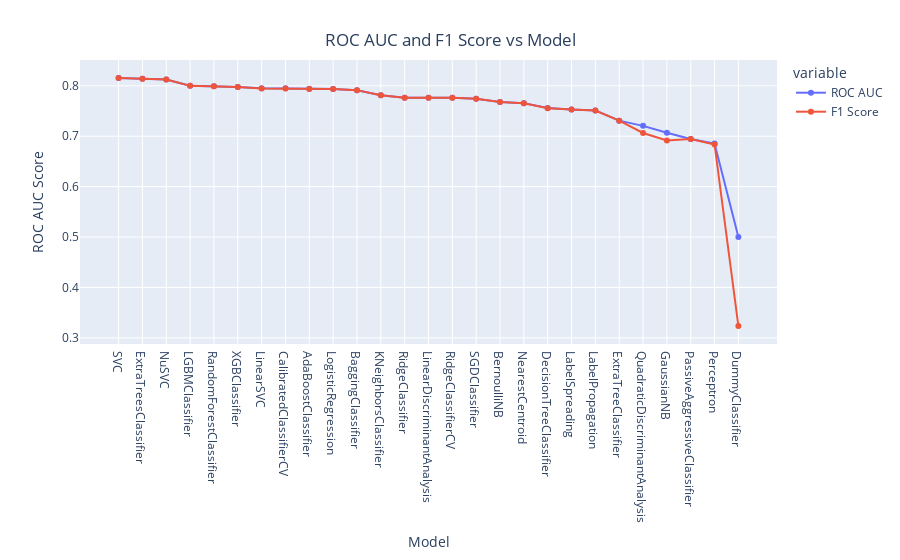

Source (notebook cell):
### Code cell
if report:
    line = px.line(data_frame= models ,y =["ROC AUC" , "F1 Score"] , markers = True, width=600, height=600)
else:
    line = px.line(data_frame= models ,y =["ROC AUC" , "F1 Score"] , markers = True)

line.update_xaxes(title="Model",
              rangeslider_visible = False)
line.update_yaxes(title = "ROC AUC Score")
line.update_layout(showlegend = True,
    title = {
        'text': 'ROC AUC and F1 Score vs Model',
        'y':0.94,
        'x':0.5,
        'xanchor': 'center',
        'yanchor': 'top'})

line.show()

### Figure 1 — Plotly figure (JSON) as saved in the notebook; plotly's stock layout.template omitted (floating-point values rounded to 4 significant figures)
{"data": [{"hovertemplate": "variable=ROC AUC<br>Model=%{x}<br>value=%{y}<extra></extra>", "legendgroup": "ROC AUC", "line": {"color": "#636efa", "dash": "solid"}, "marker": {"symbol": "circle"}, "mode": "lines+markers", "name": "ROC AUC", "orientation": "v", "showlegend": true, "type": "scatter", "x": ["SVC", "ExtraTreesClassifier", "NuSVC", "LGBMClassifier", "RandomForestClassifier", "XGBClassifier", "LinearSVC", "CalibratedClassifierCV", "AdaBoostClassifier", "LogisticRegression", "BaggingClassifier", "KNeighborsClassifier", "RidgeClassifier", "LinearDiscriminantAnalysis", "RidgeClassifierCV", "SGDClassifier", "BernoulliNB", "NearestCentroid", "DecisionTreeClassifier", "LabelSpreading", "LabelPropagation", "ExtraTreeClassifier", "QuadraticDiscriminantAnalysis", "GaussianNB", "PassiveAggressiveClassifier", "Perceptron", "DummyClassifier"], "xaxis": "x", "y": [0.8156, 0.8138, 0.8127, 0.8001, 0.799, 0.7976, 0.795, 0.795, 0.7941, 0.7939, 0.7911, 0.7811, 0.7763, 0.7763, 0.7763, 0.7742, 0.7677, 0.7656, 0.7558, 0.7528, 0.7511, 0.7309, 0.7206, 0.7069, 0.6946, 0.6854, 0.5], "yaxis": "y"}, {"hovertemplate": "variable=F1 Score<br>Model=%{x}<br>value=%{y}<extra></extra>", "legendgroup": "F1 Score", "line": {"color": "#EF553B", "dash": "solid"}, "marker": {"symbol": "circle"}, "mode": "lines+markers", "name": "F1 Score", "orientation": "v", "showlegend": true, "type": "scatter", "x": ["SVC", "ExtraTreesClassifier", "NuSVC", "LGBMClassifier", "RandomForestClassifier", "XGBClassifier", "LinearSVC", "CalibratedClassifierCV", "AdaBoostClassifier", "LogisticRegression", "BaggingClassifier", "KNeighborsClassifier", "RidgeClassifier", "LinearDiscriminantAnalysis", "RidgeClassifierCV", "SGDClassifier", "BernoulliNB", "NearestCentroid", "DecisionTreeClassifier", "LabelSpreading", "LabelPropagation", "ExtraTreeClassifier", "QuadraticDiscriminantAnalysis", "GaussianNB", "PassiveAggressiveClassifier", "Perceptron", "DummyClassifier"], "xaxis": "x", "y": [0.8154, 0.8141, 0.8125, 0.7999, 0.7992, 0.7976, 0.7947, 0.7947, 0.7934, 0.7935, 0.7914, 0.7813, 0.7764, 0.7764, 0.7764, 0.7744, 0.7677, 0.7653, 0.7556, 0.7528, 0.751, 0.7309, 0.7064, 0.6914, 0.6944, 0.6837, 0.3235], "yaxis": "y"}], "layout": {"legend": {"title": {"text": "variable"}, "tracegroupgap": 0}, "margin": {"t": 60}, "showlegend": true, "title": {"text": "ROC AUC and F1 Score vs Model", "x": 0.5, "xanchor": "center", "y": 0.94, "yanchor": "top"}, "xaxis": {"anchor": "y", "domain": [0, 1], "rangeslider": {"visible": false}, "title": {"text": "Model"}}, "yaxis": {"anchor": "x", "domain": [0, 1], "title": {"text": "ROC AUC Score"}}}}
